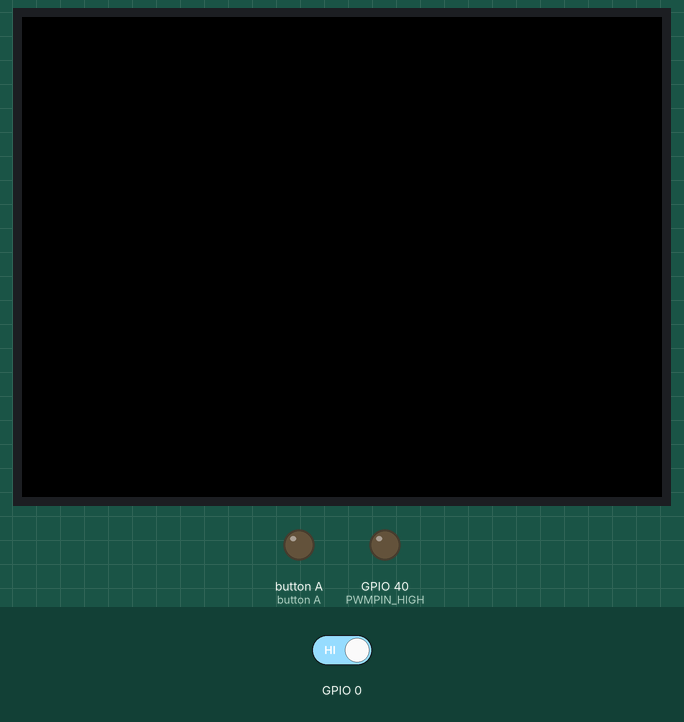
The sketch below on a simulated ESP32. On the bench: 320×240 colour display, output pins drawn as LEDs (lit = HIGH). The test bench sets the inputs (shaded band); at power-on: GPIO 0 HIGH.

Above: at 0.0 s.
At 2.1 s:
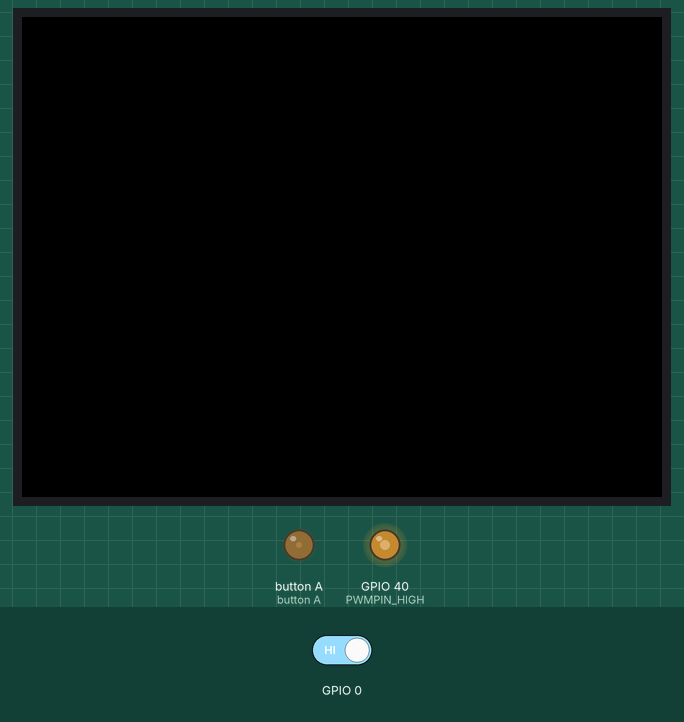
2.2 s: GPIO 0 driven LOW
At 9.8 s:
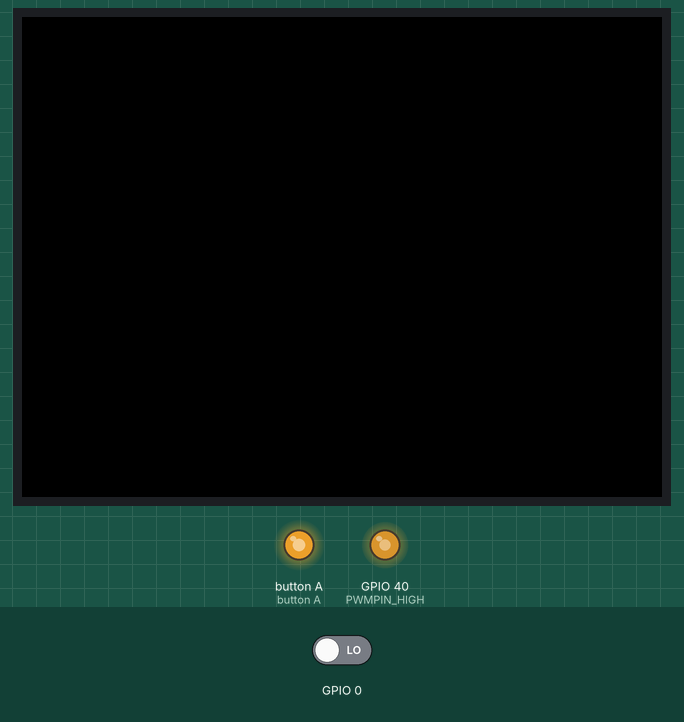
Timing chart, 0 to 9.7 s (numbered marks = the images above; inputs shaded):
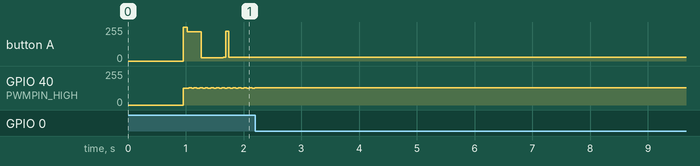

The sketch:

AFUUE_soundtest.ino
```cpp
#include <M5Unified.h>

//#define AFUUE_VER (100) // 8Bit-PWM ADC (AFUUE2 First)
//#define AFUUE_VER (110) // 16Bit-PWM ADC-MCP3425  (AFUUE2 Second)
#define AFUUE_VER (111) // 16Bit-PWM ADCx2        (AFUUE2R First)
//#define AFUUE_VER (112) // 16Bit-PWM LPS33x2    (AFUUE2R Gen2)

/*
Arduino IDE 2.3.4

M5Stack library 0.4.6
M5Unified library 0.2.0
*/

/*
AFUUE2R は USB デバイスとして動作させるために USB-MODE:USB-OTG などを設定する必要がある。書き込み時はFuncボタンを押しながら USB ケーブルを PC に接続する。

Arduino IDE の設定
USB CDC On Boot  : "Enabled"
USB DFU On Boot  : "Disabled"
JTAG Adapter     : "Disabled"
USB Firmware MSC On Boot: "Disabled"
Upload Mode      : "UART0/Hardware CDC"
USB Mode         : "USB-OTG (TinyUSB)"

https://qiita.com/tomoto335/items/d20aa668a62ad49cda36
USB-MIDI についてはこちらの記事を参考にさせていただきました
*/


#if (AFUUE_VER == 100)
#define _M5STICKC_H_
#define PWMPIN_HIGH (26)
#elif (AFUUE_VER == 110)
// AFUUE2 改良版
#define _M5STICKC_H_
#define PWMPIN_LOW (0)
#define PWMPIN_HIGH (26)

#elif (AFUUE_VER == 111)
// AFUUE2R 初代
#define _STAMPS3_H_
#define PWMPIN_LOW (39)
#define PWMPIN_HIGH (40)
#define NEOPIXEL_PIN (21)

#elif (AFUUE_VER == 112)
#define _ATOMS3_H_
#define PWMPIN_LOW (5)
#define PWMPIN_HIGH (6)
#define NEOPIXEL_PIN (35)

#endif

#define CORE0 (0)
#define CORE1 (1)

//-------------------------------------
static hw_timer_t * timer = NULL;
static portMUX_TYPE timerMux = portMUX_INITIALIZER_UNLOCKED;
#define QUEUE_LENGTH 1
static QueueHandle_t xQueue;
static TaskHandle_t taskHandle;
static float currentNote = 60.0f;
static float currentWavelength = 0.0f;
volatile float currentWavelengthTickCount = 0.0f;
volatile float currentVolume = 0.0f;
static float requestedVolume = 0.0f;
volatile float phase = 0.0f;
volatile float lowPassValue = 0.0f;
volatile uint8_t outH = 0;
volatile uint8_t outL = 0;

const float lowPassP = 0.5f;
const float lowPassR = 5.0f;
const float lowPassQ = 1.5f; // これを大きくするとよりポワッとした音になる

#define CLOCK_DIVIDER (80)
#define TIMER_ALARM (40)
#define SAMPLING_RATE (25000.0f) // = (80*1000*1000 / (CLOCK_DIVIDER * TIMER_ALARM)) // 80MHz / (80*40) = 25kHz
#define LOWPASS_CUTOFF_LIMIT (12000.0f)

//-------------------------------------
// 波形データの時点で -1.0f～1.0f にした方がいいのですが、昔のデータをそのまま使ってるので int16 の範囲になってます
const float waveAfuueCla[256] = {
    -2725, -4620, -6515, -8205, -9429, -10653, -11167, -11228,
    -11289, -10400, -9424, -8404, -7236, -6067, -5213, -4643,
    -4072, -3849, -3695, -3522, -3224, -2926, -2523, -1988,
    -1453, -1125, -868, -640, -929, -1218, -1632, -2270,
    -2908, -3621, -4373, -5124, -5539, -5942, -6163, -5900,
    -5638, -5276, -4842, -4408, -4151, -3917, -3694, -3516,
    -3337, -3208, -3130, -3052, -2849, -2616, -2351, -1813,
    -1275, -780, -345, 89, 378, 609, 830, 612,
    393, -163, -1420, -2677, -4501, -6654, -8807, -10446,
    -12050, -13185, -12849, -12514, -11494, -9907, -8321, -7035,
    -5800, -4678, -4153, -3628, -3319, -3263, -3206, -3520,
    -3945, -4414, -5441, -6467, -7738, -9411, -11083, -12853,
    -14667, -16482, -18033, -19581, -20991, -22070, -23149, -23635,
    -23727, -23818, -23236, -22582, -21959, -21444, -20930, -20619,
    -20496, -20374, -20523, -20731, -20941, -21163, -21386, -21378,
    -21066, -20754, -19956, -18984, -17975, -16123, -14271, -12090,
    -9293, -6496, -3639, -750, 2139, 4240, 6307, 8028,
    8781, 9533, 9689, 9393, 9097, 8661, 8206, 7753,
    7317, 6881, 6334, 5668, 5002, 4735, 4573, 4565,
    6025, 7486, 9250, 11467, 13685, 14758, 15353, 15921,
    13932, 11944, 9593, 6458, 3322, 906, -1071, -3050,
    -3454, -3733, -3830, -3324, -2819, -2345, -1897, -1450,
    -1309, -1225, -1106, -780, -454, 56, 791, 1527,
    2217, 2893, 3541, 3776, 4011, 4010, 3604, 3198,
    2798, 2399, 2001, 2597, 3214, 4136, 5827, 7517,
    9113, 10644, 12175, 12856, 13437, 13838, 13517, 13197,
    12463, 11326, 10189, 8887, 7546, 6241, 5207, 4173,
    3476, 3243, 3010, 3653, 4627, 5629, 7526, 9422,
    11412, 13586, 15759, 17718, 19556, 21394, 23017, 24628,
    26156, 27437, 28718, 29698, 30439, 31179, 31538, 31836,
    31923, 30970, 30017, 28319, 25791, 23264, 20193, 16967,
    13773, 10931, 8088, 5531, 3420, 1309, -829, -2979,
};

//-------------------------------------
// ローパスフィルタ
// value: 現在の音のサンプリング１つぶんの値
// freq: カットオフ周波数
// q: Q値
float LowPass(float value, float freq, float q) {
  float omega = 2.0f * 3.14159265f * freq / SAMPLING_RATE;
  float alpha = sin(omega) / (2.0f * q);

  float cosv = cos(omega);
  float one_minus_cosv = 1.0f - cosv;
  float a0 =  1.0f + alpha;
  float a1 = -2.0f * cosv;
  float a2 =  1.0f - alpha;
  float b0 = one_minus_cosv / 2.0f;
  float b1 = one_minus_cosv;
  float b2 = b0;

  static float in1  = 0.0f;
  static float in2  = 0.0f;
  static float out1 = 0.0f;
  static float out2 = 0.0f;

  float lp = (b0 * value + b1 * in1  + b2 * in2 - a1 * out1 - a2 * out2) / a0;

  in2  = in1;
  in1  = value;
  out2 = out1;
  out1 = lp;
  return lp;
}

//-------------------------------------
// 波形データから p (0.0f - 1.0f) の位置の波形を取り出す（256段階のデータの間の補間もする）
float Voice(float p) {
  float v = 255.99f*p;
  int t = (int)v;
  v -= t;

  float w0 = waveAfuueCla[t];
  t = (t + 1) % 256;
  float w1 = waveAfuueCla[t];
  float w = (w0 * (1.0f-v)) + (w1 * v);
  return w;
}

//-------------------------------------
// 波形生成処理メイン
uint16_t CreateWave() {
  // 現在の波形の参照位置を進める
  phase += currentWavelengthTickCount;
  if (phase >= 1.0f) phase -= 1.0f;

  // 波形データ取り出し
  float g = Voice(phase) / 32767.0f;

  // ローパスフィルタで音をいじる
  g = LowPass(g, lowPassValue, lowPassQ);

  // 音量
  float e = g * currentVolume;

  // 16bit の範囲に成形して出力
  e *= 32700.0f;
  if (e < -32700.0f) e = -32700.0f;
  else if (e > 32700.0f) e = 32700.0f;

  return static_cast<uint16_t>(e + 32767.0f);
}
//---------------------------------
// サンプリング周波数ごとに正確に呼ばれるタイマー
void IRAM_ATTR onTimer(){
  portENTER_CRITICAL_ISR(&timerMux);
  // 現在の値を書き込むだけ（タイマー割込みで重い処理は書かない方がいいので）
#ifdef PWMPIN_LOW
  ledcWrite(0, outL);
#endif
  ledcWrite(1, outH);

  int8_t data;
  xQueueSendFromISR(xQueue, &data, 0); // キューを送信
  portEXIT_CRITICAL_ISR(&timerMux);
}

//---------------------------------
// 波形生成タスク
void createWaveTask(void *pvParameters) {
  // ここが常にまわっている
  while (1) {
    int8_t data;
    xQueueReceive(xQueue, &data, portMAX_DELAY); // タイマー割込みで送信されるキューを受信するまで待つ＝サンプリング周波数ごとに次へ進む

    uint16_t dac = CreateWave();
    outH = (dac >> 8) & 0xFF;
    outL = dac & 0xFF;
  }
}

//-------------------------------------
void SetLedColor(int r, int g, int b) {
#ifdef NEOPIXEL_PIN
  neopixelWrite(GPIO_NUM_21, r, g, b);
#endif
}

//-------------------------------------
void setup() {
  auto cfg = M5.config();
  M5.begin(cfg);
  SetLedColor(10, 0, 0);
  delay(200);
  SetLedColor(0, 0, 0);
  delay(200);
  SetLedColor(10, 0, 0);
  delay(200);
  SetLedColor(0, 0, 0);
  delay(200);

  // 2本の PWM を AFUUE2 基板の抵抗の差で 16bit 相当にしている。1本の PWM の場合は HIGH 側だけ使えばよい。
#ifdef PWMPIN_LOW
  pinMode(PWMPIN_LOW, OUTPUT);
  ledcSetup(0, 156250, 8); // 156250Hz, 8Bit(256段階)
  ledcAttachPin(PWMPIN_LOW, 0);
  ledcWrite(0, 0);
#endif
  pinMode(PWMPIN_HIGH, OUTPUT);
  ledcSetup(1, 156250, 8); // 156250Hz, 8Bit(256段階)
  ledcAttachPin(PWMPIN_HIGH, 1);
  ledcWrite(1, 0);

  // CORE0 で動く波形生成タスクを作成
  xQueue = xQueueCreate(QUEUE_LENGTH, sizeof(int8_t));
  xTaskCreatePinnedToCore(createWaveTask, "createWaveTask", 16384, NULL, 5, &taskHandle, CORE0);

  // タイマー割込み（CORE1 での動作）
  timer = timerBegin(0, CLOCK_DIVIDER, true);
  timerAttachInterrupt(timer, &onTimer, true);
  timerAlarmWrite(timer, TIMER_ALARM, true);
  timerAlarmEnable(timer);
}

//--------------------------
// MIDI のノート番号から周波数に変換
float CalcFrequency(float note) {
  return 440.0f * pow(2.0f, (note - (69.0f-12.0f))/12.0f);
}

//--------------------------
// Arduino Runs On がデフォルトなら CORE1 でループが回る
void loop() {
  // MIDI ノート番号 (currentNote) からサンプリング周波数あたりの波形データ参照位置の移動量 (currentWavelengthTickCount) を計算
  float wavelength = CalcFrequency(currentNote);
  currentWavelength += (wavelength - currentWavelength) * 0.85f;
  currentWavelengthTickCount = (currentWavelength / SAMPLING_RATE);

  // ボタンを押したら鳴らす
#ifdef _STAMPS3_H_
  if (digitalRead(0) == LOW) {
    requestedVolume = 0.7f;
  }
  else {
    requestedVolume = 0.01f;
  }
#endif
#if (defined(_M5STICKC_H_) || defined(_ATOMS3_H_))
  M5.update();
  if (M5.BtnA.isPressed()) {
    requestedVolume = 0.7f;
  }
  else {
    requestedVolume = 0.01f;
  }
#endif
  currentVolume += (requestedVolume - currentVolume) * 0.05f; // 音量をフワッっと上げるため

  // ローパスパラメータの更新
  float a = (tanh(lowPassR*(currentVolume-lowPassP)) + 1.0f) * 0.5f; // 音量でカットオフ周波数を動かす（tanh を使ってるのはリニアにしないため）
  float lp = 100.0f + 20000.0f * a; // このへんの値は適当
  if (lp > LOWPASS_CUTOFF_LIMIT) { // サンプリング周波数の 1/2 より下にしないと計算が破綻する
    lp = LOWPASS_CUTOFF_LIMIT;
  }
  lowPassValue += (lp - lowPassValue) * 0.8f;

  SetLedColor(0, 10 + (int)(240.0f*requestedVolume), (digitalRead(0) == LOW ? 0 : 100));

  delay(5);
}
```

Measured:
- by itself, GPIO 40 (PWMPIN_HIGH): repeats every 0.09 s: 128/255 0.05 s, 127/255 0.04 s
